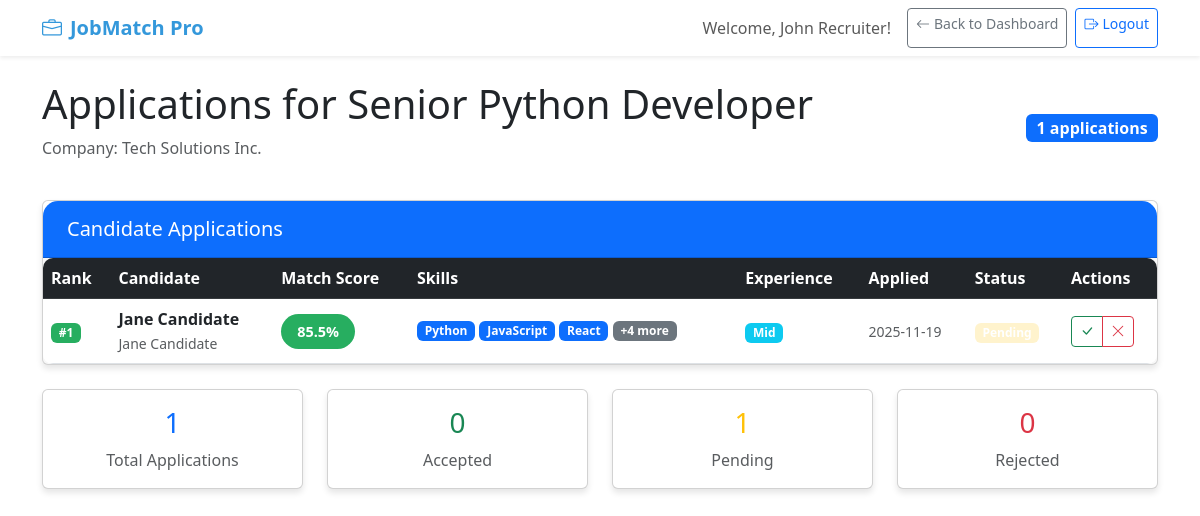
Screenshot of /recruiter/view-applications/1 (signed in) with the database file from the repository.
### app.py (models this page shows)
class JobPost(db.Model):
    id = db.Column(db.Integer, primary_key=True)
    user_id = db.Column(db.Integer, db.ForeignKey('user.id'), nullable=False)
    job_title = db.Column(db.String(200), nullable=False)
    company_name = db.Column(db.String(200), nullable=False)
    job_description = db.Column(db.Text, nullable=False)
    required_skills = db.Column(db.Text, nullable=False)
    location = db.Column(db.String(100))
    salary_range = db.Column(db.String(100))
    job_type = db.Column(db.String(50))
    created_at = db.Column(db.DateTime, default=datetime.utcnow)
    is_active = db.Column(db.Boolean, default=True)
    user = db.relationship('User', backref=db.backref('job_posts', lazy=True))

class User(db.Model):
    id = db.Column(db.Integer, primary_key=True)
    email = db.Column(db.String(120), unique=True, nullable=False)
    password_hash = db.Column(db.String(128))
    user_type = db.Column(db.String(20), nullable=False)
    name = db.Column(db.String(100), nullable=False)
    created_at = db.Column(db.DateTime, default=datetime.utcnow)

class JobSeekerProfile(db.Model):
    id = db.Column(db.Integer, primary_key=True)
    user_id = db.Column(db.Integer, db.ForeignKey('user.id'), nullable=False)
    full_name = db.Column(db.String(200), nullable=False)
    resume_text = db.Column(db.Text)
    skills = db.Column(db.Text)
    desired_position = db.Column(db.String(200))
    desired_location = db.Column(db.String(100))
    desired_salary = db.Column(db.String(100))
    experience_level = db.Column(db.String(50))
    created_at = db.Column(db.DateTime, default=datetime.utcnow)
    user = db.relationship('User', backref=db.backref('profile', uselist=False))

class JobApplication(db.Model):
    id = db.Column(db.Integer, primary_key=True)
    job_post_id = db.Column(db.Integer, db.ForeignKey('job_post.id'), nullable=False)
    job_seeker_id = db.Column(db.Integer, db.ForeignKey('user.id'), nullable=False)
    match_score = db.Column(db.Float)
    status = db.Column(db.String(50), default='pending')
    applied_at = db.Column(db.DateTime, default=datetime.utcnow)
    job_post = db.relationship('JobPost', backref=db.backref('applications', lazy=True))
    job_seeker = db.relationship('User', foreign_keys=[job_seeker_id])

### app.py (the view)
@app.route('/recruiter/view-applications/<int:job_id>')
def view_applications(job_id):
    if 'user_id' not in session or session['user_type'] != 'recruiter':
        return redirect(url_for('index'))
    job_post = JobPost.query.get_or_404(job_id)
    if job_post.user_id != session['user_id']:
        flash('Access denied', 'error')
        return redirect(url_for('recruiter_dashboard'))
    applications = JobApplication.query.filter_by(job_post_id=job_id).order_by(JobApplication.match_score.desc()).all()
    application_data = []
    for app in applications:
        profile = JobSeekerProfile.query.filter_by(user_id=app.job_seeker_id).first()
        application_data.append({
            'application': app,
            'profile': profile,
            'user': app.job_seeker
        })
    return render_template('view_applications.html', job_post=job_post, applications=application_data)

### templates/view_applications.html (shortened to what this page needs)
<!DOCTYPE html>
<html lang="en">
<head>
    <link rel="stylesheet" href="{{ url_for('static', filename='css/style.css') }}">
    <link href="https://cdn.jsdelivr.net/npm/bootstrap@5.3.0/dist/css/bootstrap.min.css" rel="stylesheet">
    <link rel="stylesheet" href="https://cdn.jsdelivr.net/npm/bootstrap-icons@1.10.0/font/bootstrap-icons.css">
</head>
<body>
    <nav class="navbar navbar-expand-lg navbar-light bg-white shadow-sm">
        <div class="container">
            <a class="navbar-brand" href="{{ url_for('recruiter_dashboard') }}">
                <i class="bi bi-briefcase me-2"></i>JobMatch Pro
            </a>
            <div class="navbar-nav ms-auto">
                <span class="navbar-text user-welcome me-3">
                    Welcome, {{ session.user_name }}!
                </span>
                <a href="{{ url_for('recruiter_dashboard') }}" class="btn btn-outline-secondary btn-sm me-2">
                    <i class="bi bi-arrow-left me-1"></i>Back to Dashboard
                </a>
                <a href="{{ url_for('logout') }}" class="btn btn-outline-primary btn-sm">
                    <i class="bi bi-box-arrow-right me-1"></i>Logout
                </a>
            </div>
        </div>
    </nav>
    <div class="container mt-4">
        <div class="d-flex justify-content-between align-items-center mb-4">
            <div>
                <h1>Applications for {{ job_post.job_title }}</h1>
                <p class="text-muted">Company: {{ job_post.company_name }}</p>
            </div>
            <div class="text-end">
                <span class="badge bg-primary fs-6">{{ applications|length }} applications</span>
            </div>
        </div>
        <div class="card dashboard-card">
            <div class="card-header bg-primary text-white">
                <h3 class="h5 mb-0">Candidate Applications</h3>
            </div>
            <div class="card-body p-0">
                {% if applications %}
                <div class="table-responsive">
                    <table class="table table-hover mb-0">
                        <thead class="table-dark">
                            <tr>
                                <th>Rank</th>
                                <th>Candidate</th>
                                <th>Match Score</th>
                                <th>Skills</th>
                                <th>Experience</th>
                                <th>Applied</th>
                                <th>Status</th>
                                <th>Actions</th>
                            </tr>
                        </thead>
                        <tbody>
                            {% for app_data in applications %}
                            {% set app = app_data.application %}
                            {% set profile = app_data.profile %}
                            <tr>
                                <td>
                                    <span class="badge {% if loop.index == 1 %}match-high{% elif loop.index <= 3 %}match-medium{% else %}match-low{% endif %}">
                                        #{{ loop.index }}
                                    </span>
                                </td>
                                <td>
                                    <strong>{{ app_data.user.name }}</strong>
                                    {% if profile and profile.full_name %}
                                    <br>
                                    <small class="text-muted">{{ profile.full_name }}</small>
                                    {% endif %}
                                </td>
                                <td>
                                    <span class="match-score {% if app.match_score >= 70 %}match-high{% elif app.match_score >= 40 %}match-medium{% else %}match-low{% endif %}">
                                        {{ app.match_score }}%
                                    </span>
                                </td>
                                <td>
                                    {% if profile and profile.skills %}
                                    <div class="skills-truncate">
                                        {% for skill in profile.skills.split(',')[:3] %}
                                        <span class="badge bg-primary mb-1">{{ skill.strip() }}</span>
                                        {% endfor %}
                                        {% if profile.skills.split(',')|length > 3 %}
                                        <span class="badge bg-secondary">+{{ profile.skills.split(',')|length - 3 }} more</span>
                                        {% endif %}
                                    </div>
                                    {% else %}
                                    <span class="text-muted">No skills listed</span>
                                    {% endif %}
                                </td>
                                <td>
                                    {% if profile and profile.experience_level %}
                                    <span class="badge bg-info">{{ profile.experience_level }}</span>
                                    {% else %}
                                    <span class="text-muted">Not specified</span>
                                    {% endif %}
                                </td>
                                <td>
                                    <small class="text-muted">{{ app.applied_at.strftime('%Y-%m-%d') }}</small>
                                </td>
                                <td>
                                    <span class="badge status-{{ app.status }}">
                                    </span>
                                </td>
                                <td>
                                    <div class="btn-group btn-group-sm">
                                        {% if app.status == 'pending' %}
                                        <a href="{{ url_for('update_application_status', application_id=app.id, status='accepted') }}"
                                           class="btn btn-outline-success" title="Accept">
                                            <i class="bi bi-check-lg"></i>
                                        </a>
                                        <a href="{{ url_for('update_application_status', application_id=app.id, status='rejected') }}"
                                           class="btn btn-outline-danger" title="Reject">
                                            <i class="bi bi-x-lg"></i>
                                        </a>
                                        {% endif %}
                                    </div>
                                </td>
                            </tr>
                            {% endfor %}
                        </tbody>
                    </table>
                </div>
                {% else %}
                <div class="text-center py-5">
                    <i class="bi bi-people display-1 text-muted"></i>
                    <h4 class="text-muted mt-3">No Applications Yet</h4>
                    <p class="text-muted">Applications from job seekers will appear here.</p>
                </div>
                {% endif %}
            </div>
        </div>
        {% if applications %}
        <div class="row mt-4">
            <div class="col-md-3">
                <div class="card dashboard-card">
                    <div class="card-body text-center">
                        <h3 class="text-primary">{{ applications|length }}</h3>
                        <p class="text-muted mb-0">Total Applications</p>
                    </div>
                </div>
            </div>
            <div class="col-md-3">
                <div class="card dashboard-card">
                    <div class="card-body text-center">
                        <h3 class="text-success">
                            {{ applications|selectattr('application.status', 'equalto', 'accepted')|list|length }}
                        </h3>
                        <p class="text-muted mb-0">Accepted</p>
                    </div>
                </div>
            </div>
            <div class="col-md-3">
                <div class="card dashboard-card">
                    <div class="card-body text-center">
                        <h3 class="text-warning">
                            {{ applications|selectattr('application.status', 'equalto', 'pending')|list|length }}
                        </h3>
                        <p class="text-muted mb-0">Pending</p>
                    </div>
                </div>
            </div>
            <div class="col-md-3">
                <div class="card dashboard-card">
                    <div class="card-body text-center">
                        <h3 class="text-danger">
                            {{ applications|selectattr('application.status', 'equalto', 'rejected')|list|length }}
                        </h3>
                        <p class="text-muted mb-0">Rejected</p>
                    </div>
                </div>
            </div>
        </div>
        {% endif %}
    </div>
</body>
</html>

### static/css/style.css (style rules this page uses)
:root { --primary-color: #3498db; --secondary-color: #2c3e50; --success-color: #27ae60; --warning-color: #f39c12; --danger-color: #e74c3c; --light-color: #ecf0f1; --dark-color: #34495e; }
* { margin: 0; padding: 0; box-sizing: border-box; }
body { font-family: 'Segoe UI', Tahoma, Geneva, Verdana, sans-serif; background-color: #f8f9fa; line-height: 1.6; color: #333; }
.navbar { box-shadow: 0 2px 10px rgba(0, 0, 0, 0.1); }
.navbar-brand { font-weight: bold; font-size: 1.5rem; color: var(--primary-color) !important; }
.user-welcome { font-weight: 500; color: var(--dark-color); }
.dashboard-card { border: none; border-radius: 15px; box-shadow: 0 4px 6px rgba(0, 0, 0, 0.1); transition: all 0.3s ease; margin-bottom: 20px; overflow: hidden; }
.dashboard-card .card-header { border-radius: 15px 15px 0 0 !important; font-weight: 600; padding: 1rem 1.5rem; }
.match-score { font-size: 0.9rem; font-weight: 600; padding: 0.5rem 1rem; border-radius: 20px; }
.match-high { background-color: var(--success-color); color: white; }
.btn { border-radius: 8px; padding: 10px 20px; font-weight: 500; transition: all 0.3s ease; border: none; }
.btn-outline-primary { border: 2px solid var(--primary-color); color: var(--primary-color); }
.table { border-radius: 10px; overflow: hidden; box-shadow: 0 0 20px rgba(0, 0, 0, 0.1); }
.table th { border-top: none; font-weight: 600; color: var(--secondary-color); background-color: #f8f9fa; padding: 1rem; }
.table td { padding: 1rem; vertical-align: middle; }
.badge { font-size: 0.75em; padding: 0.5em 0.75em; border-radius: 20px; }
.status-pending { background-color: #fff3cd; color: #856404; }
.text-primary { color: var(--primary-color) !important; }
.text-success { color: var(--success-color) !important; }
.text-warning { color: var(--warning-color) !important; }
.text-danger { color: var(--danger-color) !important; }
.bg-primary { background-color: var(--primary-color) !important; }
.shadow-sm { box-shadow: 0 0.125rem 0.25rem rgba(0, 0, 0, 0.075) !important; }

### rows the page displays
JobPost: job_title "Senior Python Developer", company_name "Tech Solutions Inc."
User: user.name "Jane Candidate"
JobSeekerProfile: full_name "Jane Candidate", experience_level "Mid"
JobApplication: match_score "85.5", applied_at "2025-11-19", status "pending" (drawn)

### other values shown
{{ session.user_name }} "John Recruiter"
{{ applications|length }} "1"
{{ skill.strip() }} "Python" "JavaScript" "React"
{{ profile.skills.split(',')|length - 3 }} "4"
